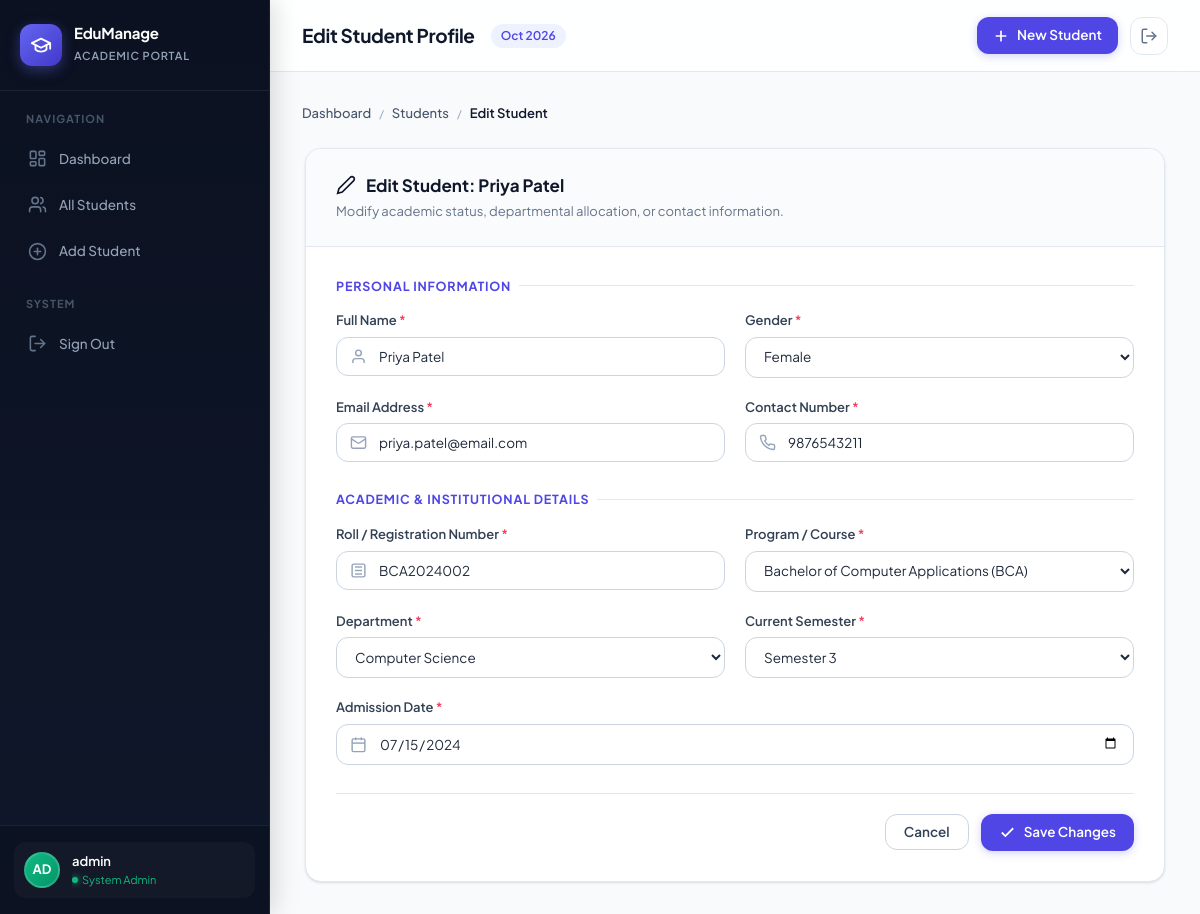
The page /edit_student.php?id=2 (signed in) on the database its author committed.
### tables this page shows
CREATE TABLE IF NOT EXISTS students (
    id          INT AUTO_INCREMENT PRIMARY KEY,    
    full_name   VARCHAR(100) NOT NULL,             
    roll_number VARCHAR(20)  NOT NULL UNIQUE,      
    email       VARCHAR(100) NOT NULL,             
    phone       VARCHAR(15)  NOT NULL,             
    course      VARCHAR(50)  NOT NULL,             
    department  VARCHAR(50)  NOT NULL,             
    semester    INT          NOT NULL,             
    gender      ENUM('Male', 'Female', 'Other') NOT NULL,   
    admission_date DATE     NOT NULL,             
    created_at  TIMESTAMP DEFAULT CURRENT_TIMESTAMP   
);

### edit_student.php (the view, shortened to what this page needs)
<?php
include 'config/database.php';
$id = isset($_GET['id']) ? (int)$_GET['id'] : 0;
$res = mysqli_query($conn, "SELECT * FROM students WHERE id = $id");
$student = mysqli_fetch_assoc($res);
include 'includes/header.php';
?>
<div class="breadcrumb-wrap">
    <a href="dashboard.php">Dashboard</a>
    <span class="breadcrumb-sep">/</span>
    <a href="students.php">Students</a>
    <span class="breadcrumb-sep">/</span>
    <span class="breadcrumb-current">Edit Student</span>
</div>
<div class="form-container-card">
    <div class="form-header-bar">
        <h3>
            <svg width="20" height="20" viewBox="0 0 24 24" fill="none" stroke="currentColor" stroke-width="2">
                <path d="M17 3a2.85 2.83 0 1 1 4 4L7.5 20.5 2 22l1.5-5.5Z"/>
            </svg>
            Edit Student: <?php echo htmlspecialchars($student['full_name']); ?>
        </h3>
        <p>Modify academic status, departmental allocation, or contact information.</p>
    </div>
    <form method="POST" action="edit_student.php?id=<?php echo $id; ?>" class="form-body-content">
        <div class="form-fieldset-group">
            <div class="fieldset-title">Personal Information</div>
            <div class="form-grid-2">
                <div class="form-group-v2">
                    <label for="full_name">Full Name <span style="color: var(--rose-500);">*</span></label>
                    <div class="input-with-icon-wrap">
                        <input type="text" id="full_name" name="full_name" class="input-control-v2" value="<?php echo htmlspecialchars($student['full_name']); ?>" required>
                    </div>
                </div>
                <div class="form-group-v2">
                    <label for="gender">Gender <span style="color: var(--rose-500);">*</span></label>
                    <select id="gender" name="gender" class="input-control-v2 no-icon" required>
                        <option value="Female" <?php echo ($student['gender'] === 'Female') ? 'selected' : ''; ?>>Female</option>
                    </select>
                </div>
                <div class="form-group-v2">
                    <label for="email">Email Address <span style="color: var(--rose-500);">*</span></label>
                    <div class="input-with-icon-wrap">
                        <input type="email" id="email" name="email" class="input-control-v2" value="<?php echo htmlspecialchars($student['email']); ?>" required>
                    </div>
                </div>
                <div class="form-group-v2">
                    <label for="phone">Contact Number <span style="color: var(--rose-500);">*</span></label>
                    <div class="input-with-icon-wrap">
                        <input type="tel" id="phone" name="phone" class="input-control-v2" value="<?php echo htmlspecialchars($student['phone']); ?>" required>
                    </div>
                </div>
            </div>
        </div>
        <div class="form-fieldset-group">
            <div class="fieldset-title">Academic & Institutional Details</div>
            <div class="form-grid-2">
                <div class="form-group-v2">
                    <label for="roll_number">Roll / Registration Number <span style="color: var(--rose-500);">*</span></label>
                    <div class="input-with-icon-wrap">
                        <input type="text" id="roll_number" name="roll_number" class="input-control-v2" value="<?php echo htmlspecialchars($student['roll_number']); ?>" required>
                    </div>
                </div>
                <div class="form-group-v2">
                    <label for="course">Program / Course <span style="color: var(--rose-500);">*</span></label>
                    <select id="course" name="course" class="input-control-v2 no-icon" required>
                        <option value="BCA"    <?php echo ($student['course'] === 'BCA') ? 'selected' : ''; ?>>Bachelor of Computer Applications (BCA)</option>
                    </select>
                </div>
                <div class="form-group-v2">
                    <label for="department">Department <span style="color: var(--rose-500);">*</span></label>
                    <select id="department" name="department" class="input-control-v2 no-icon" required>
                        <option value="Computer Science"        <?php echo ($student['department'] === 'Computer Science') ? 'selected' : ''; ?>>Computer Science</option>
                    </select>
                </div>
                <div class="form-group-v2">
                    <label for="semester">Current Semester <span style="color: var(--rose-500);">*</span></label>
                    <select id="semester" name="semester" class="input-control-v2 no-icon" required>
                        <?php for ($i = 1; $i <= 8; $i++): ?>
                            <option value="<?php echo $i; ?>" <?php echo ($student['semester'] == $i) ? 'selected' : ''; ?>>
                                Semester <?php echo $i; ?>
                            </option>
                        <?php endfor; ?>
                    </select>
                </div>
                <div class="form-group-v2" style="grid-column: 1 / -1;">
                    <label for="admission_date">Admission Date <span style="color: var(--rose-500);">*</span></label>
                    <div class="input-with-icon-wrap">
                        <input type="date" id="admission_date" name="admission_date" class="input-control-v2" value="<?php echo $student['admission_date']; ?>" required>
                    </div>
                </div>
            </div>
        </div>
        <div class="form-actions-bar">
            <a href="students.php" class="btn-v2 btn-v2-secondary">Cancel</a>
            <button type="submit" class="btn-v2 btn-v2-primary">
                <svg viewBox="0 0 24 24" fill="none" stroke="currentColor" stroke-width="2.5"><polyline points="20 6 9 17 4 12"/></svg>
                Save Changes
            </button>
        </div>
    </form>
</div>
<?php include 'includes/footer.php'; ?>

### assets/css/style.css (style rules this page uses)
:root { --primary: #4f46e5; --primary-hover: #4338ca; --primary-light: #eef2ff; --primary-ring: rgba(79, 70, 229, 0.2); --slate-950: #0a0f1d; --slate-900: #0f172a; --slate-800: #1e293b; --slate-700: #334155; --slate-600: #475569; --slate-500: #64748b; --slate-400: #94a3b8; --slate-300: #cbd5e1; --slate-200: #e2e8f0; --slate-100: #f1f5f9; --slate-50: #f8fafc; --white: #ffffff; --emerald-500: #10b981; --emerald-50: #ecfdf5; --emerald-700: #047857; --amber-500: #f59e0b; --amber-50: #fffbeb; --amber-700: #b45309; --rose-500: #f43f5e; --rose-50: #fff1f2; --rose-700: #be123c; --cyan-500: #06b6d4; --cyan-50: #ecfeff; --cyan-700: #0e7490; --violet-500: #8b5cf6; --violet-50: #f5f3ff; --shadow-xs: 0 1px 2px 0 rgba(16, 24, 40, 0.05); --shadow-sm: 0 1px 3px 0 rgba(16, 24, 40, 0.1), 0 1px 2px -1px rgba(16, 24, 40, 0.1); --shadow-md: 0 4px 6px -1px rgba(16, 24, 40, 0.08), 0 2px 4px -2px rgba(16, 24, 40, 0.05); --shadow-lg: 0 12px 24px -4px rgba(16, 24, 40, 0.08), 0 4px 6px -2px rgba(16, 24, 40, 0.03); --shadow-xl: 0 20px 30px -6px rgba(16, 24, 40, 0.12), 0 8px 10px -6px rgba(16, 24, 40, 0.04); --radius-sm: 8px; --radius-md: 12px; --radius-lg: 16px; --radius-xl: 20px; --radius-full: 9999px; --transition: all 0.2s cubic-bezier(0.16, 1, 0.3, 1); }
*, *::before, *::after { box-sizing: border-box; margin: 0; padding: 0; }
body { font-family: 'Plus Jakarta Sans', -apple-system, BlinkMacSystemFont, 'Segoe UI', Roboto, sans-serif; background-color: var(--slate-50); color: var(--slate-800); line-height: 1.5; -webkit-font-smoothing: antialiased; -moz-osx-font-smoothing: grayscale; }
a { color: inherit; text-decoration: none; }
.breadcrumb-wrap { display: flex; align-items: center; gap: 8px; font-size: 13px; color: var(--slate-500); margin-bottom: 24px; }
.breadcrumb-wrap a { color: var(--slate-600); font-weight: 500; transition: var(--transition); }
.breadcrumb-sep { color: var(--slate-400); font-size: 11px; }
.breadcrumb-current { color: var(--slate-900); font-weight: 600; }
.btn-v2 { display: inline-flex; align-items: center; justify-content: center; gap: 8px; padding: 10px 18px; border-radius: var(--radius-md); font-size: 13.5px; font-weight: 600; font-family: inherit; cursor: pointer; transition: var(--transition); border: none; text-decoration: none; line-height: 1; }
.btn-v2 svg { width: 17px; height: 17px; }
.btn-v2-primary { background: var(--primary); color: var(--white); box-shadow: 0 2px 8px rgba(79, 70, 229, 0.25); }
.btn-v2-secondary { background: var(--white); color: var(--slate-700); border: 1px solid var(--slate-300); }
.form-container-card { background: var(--white); border-radius: var(--radius-lg); border: 1px solid var(--slate-200); box-shadow: var(--shadow-sm); max-width: 860px; margin: 0 auto; overflow: hidden; }
.form-header-bar { padding: 24px 30px; border-bottom: 1px solid var(--slate-200); background: #fafbfc; }
.form-header-bar h3 { font-size: 17px; font-weight: 700; color: var(--slate-900); display: flex; align-items: center; gap: 10px; }
.form-header-bar p { font-size: 13px; color: var(--slate-500); margin-top: 4px; }
.form-body-content { padding: 30px; }
.form-fieldset-group { margin-bottom: 28px; }
.fieldset-title { font-size: 12.5px; font-weight: 700; text-transform: uppercase; letter-spacing: 0.8px; color: var(--primary); margin-bottom: 16px; display: flex; align-items: center; gap: 8px; }
.fieldset-title::after { content: ''; flex: 1; height: 1px; background: var(--slate-200); }
.form-grid-2 { display: grid; grid-template-columns: 1fr 1fr; gap: 20px; }
.form-group-v2 { display: flex; flex-direction: column; gap: 6px; }
.form-group-v2 label { font-size: 13px; font-weight: 600; color: var(--slate-700); }
.input-with-icon-wrap { position: relative; display: flex; align-items: center; }
.input-control-v2 { width: 100%; padding: 10px 14px 10px 42px; border-radius: var(--radius-md); border: 1px solid var(--slate-300); background: var(--white); font-size: 13.5px; font-family: inherit; color: var(--slate-800); outline: none; transition: var(--transition); }
.input-control-v2.no-icon { padding-left: 14px; }
.form-actions-bar { padding-top: 20px; border-top: 1px solid var(--slate-200); display: flex; align-items: center; justify-content: flex-end; gap: 12px; }

### rows shown on the page
students: full_name "Priya Patel", gender "Female", email "priya.patel@email.com", phone "9876543211", roll_number "BCA2024002", course "Bachelor of Computer Applications (BCA)", department "Computer Science", semester "Semester 3", admission_date "07/15/2024"

### other values the page prints
substr($admin_name, 0, 2) "AD"
$admin_name "admin"
$page_title "Edit Student Profile"
